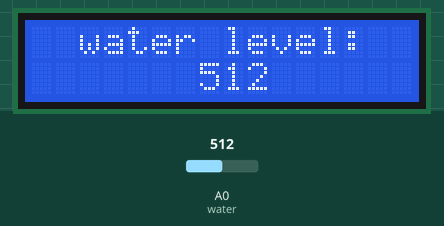
Recording of a sketch running on a simulated Arduino Uno, built with avr-gcc and run on an emulated ATmega328P. On the bench: 16×2 character LCD. The test bench sets the inputs (shaded band); at power-on: A0 (water) = 512.

Above: at 1.2 s.
1.3 s: A0 (water) set to 716
At 2.2 s:
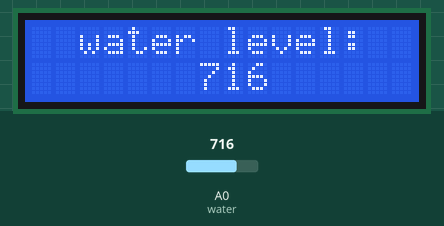
3.0 s: A0 (water) set to 900
At 3.8 s:
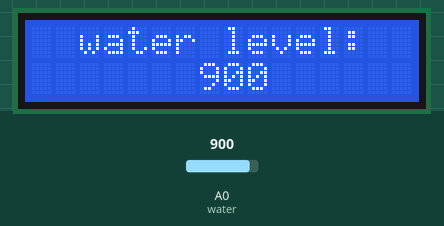
4.6 s: A0 (water) set to 1023
At 5.3 s:
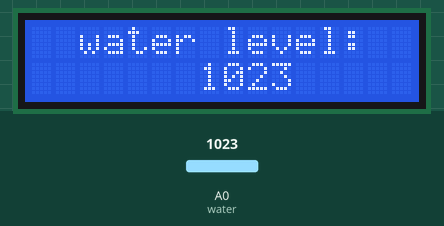
Timing chart, 0 to 7.6 s (numbered marks = the images above; inputs shaded):
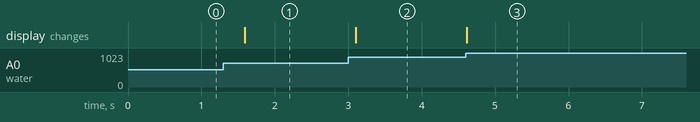

The sketch:

water_level.ino
```cpp
#include <LiquidCrystal_I2C.h>
#include <Wire.h>
LiquidCrystal_I2C lcd(0x27, 16, 2);
#define water A0
void setup() {
  // put your setup code here, to run once:
  lcd.init();
  lcd.setCursor(2,0);
  lcd.print("water level: ");
  lcd.backlight();
}

void loop() {
  // put your main code here, to run repeatedly:
  volatile int sensor = analogRead(water);
  lcd.setCursor(7, 1);
  if(sensor<10) lcd.print("0");
  if(sensor<100) lcd.print("0");
  lcd.print(sensor);
  delay(500);
}
```

Measured:
- after the input at 1.3 s, the display: changes after 0.29 s (image 1)
- after the input at 3.0 s, the display: changes after 0.10 s (image 2)
- after the input at 4.6 s, the display: changes at once (image 3)
